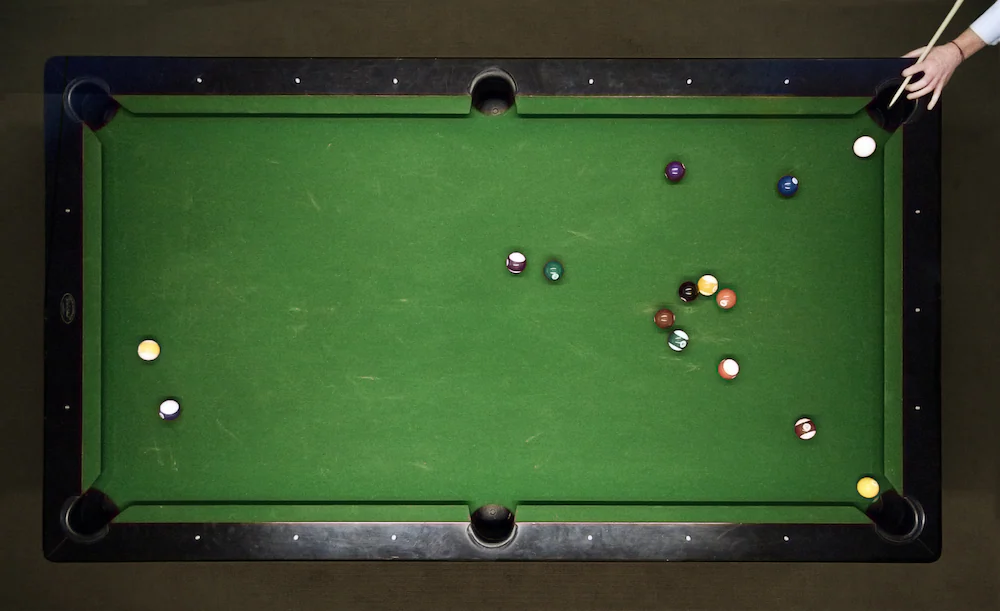
#> input picture billiardimage1.png, 1000 x 611 px
$ python Ball_Identification.py
#> lines starting #> are read from the running program, lines starting #| are printed output that depends on the picture; after the words box and inside, x2 and y2 are one past the last pixel; in counts of white or black regions, pixels touching at a corner belong together
import cv2
import numpy as np


# Load an image
image = cv2.imread('billiardimage1.png')
#> image is the input picture: shape (611, 1000, 3); mean B, G, R 44.4, 80.1, 56.5

cv2.imshow('canny', image)


if image is not None:

    gray = cv2.cvtColor(image, cv2.COLOR_BGR2GRAY)
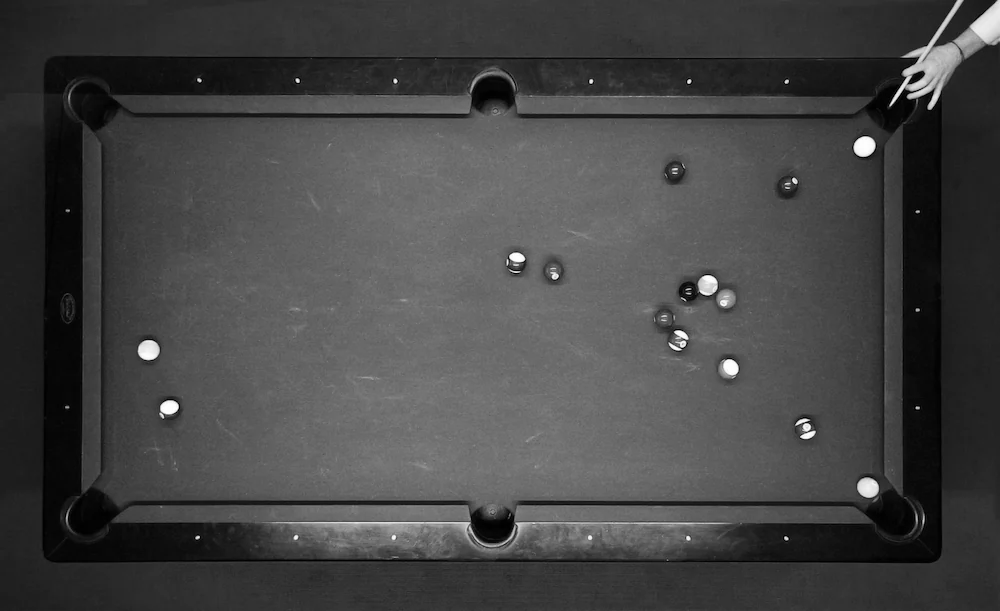
#> gray: shape (611, 1000); min 0, max 255, mean 68.9
    blur = cv2.GaussianBlur(gray, (5,5), 0) #only odd nums
    canny  = cv2.Canny(blur, 125, 125)
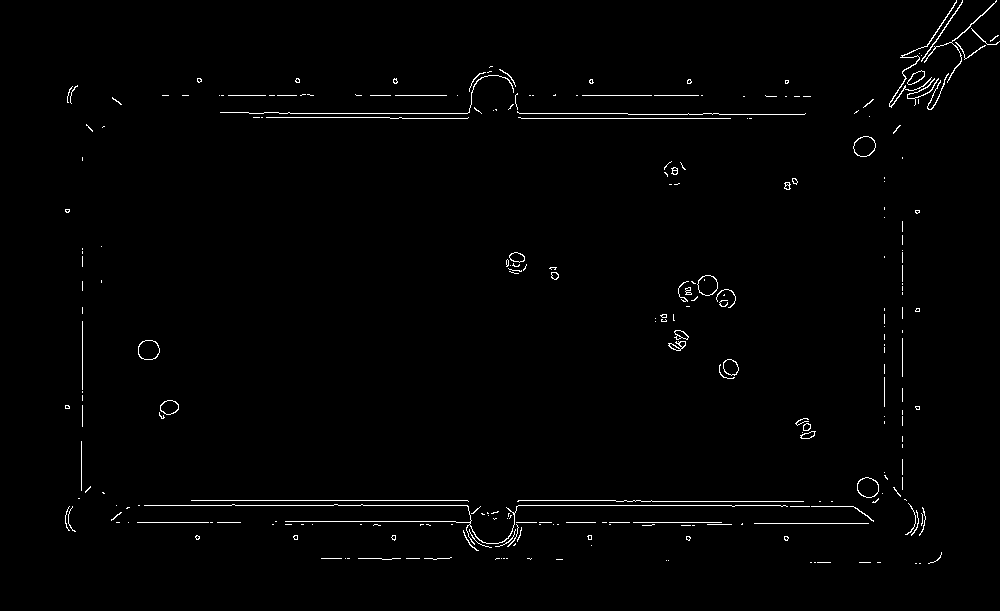
#> canny: shape (611, 1000); 1.2% white in thin lines or dots, all inside (x1, y1, x2, y2) = (65, 0, 1000, 564)

    # Display the image
    cv2.imshow('canny', canny)

    contours, hierarchy = cv2.findContours(canny, cv2.RETR_TREE, cv2.CHAIN_APPROX_SIMPLE)
#> contours = 308 contours, 271 with area under 20; largest, box (x1, y1, x2, y2) and area: (853, 136, 876, 157) 346, (857, 477, 879, 498) 338, (138, 340, 160, 360) 336, (853, 136, 876, 157) 328, (138, 340, 160, 360) 322

    # Wait for a key event and close the window when a key is pressed
    cv2.waitKey(0)
    cv2.destroyAllWindows()

else:
    print("Error: Unable to load the image")
